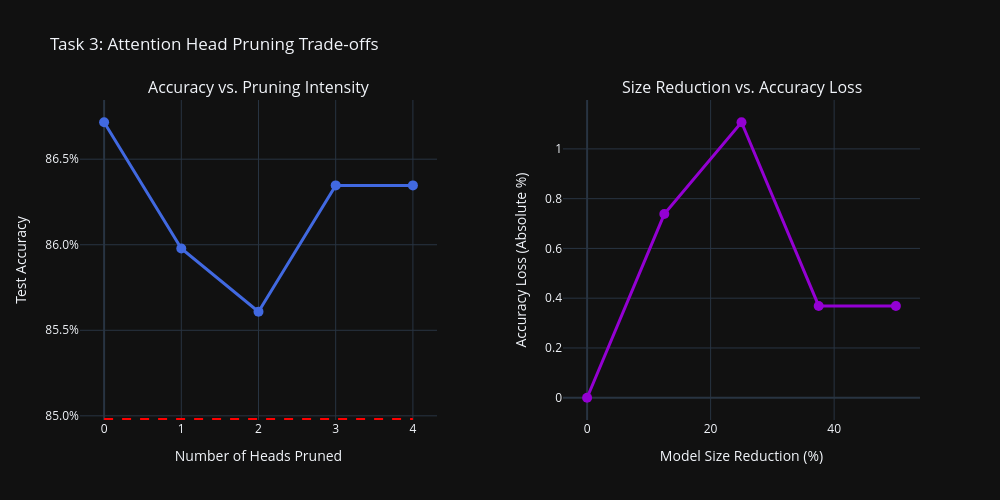

Source (notebook cell):
### Markdown cell above
### Step 5: Visualizing Pruning Trade-offs (Accuracy vs. Size)
The trade-offs of the iterative pruning process were quantified and visualized using Plotly. Dual subplots were generated to map the physical size reduction of the model against the corresponding fluctuations in test accuracy, verifying the overall stability of the compression.

### Code cell
# ==========================================
# TASK 3 - STEP 5 
# ==========================================
import plotly.graph_objects as go
from plotly.subplots import make_subplots
import pandas as pd

# 1. Prepare the data (Same as Matplotlib version)
plot_data = [{'Heads_Pruned': 0, 'Active_Heads': 8, 'Test_Accuracy': baseline_acc, 'Accuracy_Loss': 0}] + pruning_history
df_plot = pd.DataFrame(plot_data)
df_plot['Size_Reduction_Pct'] = (df_plot['Heads_Pruned'] / 8) * 100
df_plot['Accuracy_Loss_Pct'] = df_plot['Accuracy_Loss'] * 100
threshold = baseline_acc * 0.98

# 2. Create Subplots
fig = make_subplots(
    rows=1, cols=2, 
    subplot_titles=("Accuracy vs. Pruning Intensity", "Size Reduction vs. Accuracy Loss"),
    horizontal_spacing=0.15
)

# --- Plot 1: Accuracy vs Number of Pruned Heads ---
fig.add_trace(
    go.Scatter(
        x=df_plot['Heads_Pruned'], y=df_plot['Test_Accuracy'],
        mode='lines+markers', name='Accuracy',
        marker=dict(size=10, color='royalblue'),
        line=dict(width=3),
        hovertemplate='<b>Heads Pruned:</b> %{x}<br><b>Accuracy:</b> %{y:.2%}<extra></extra>'
    ),
    row=1, col=1
)

# Add 98% Threshold Line
fig.add_shape(
    type="line", x0=0, x1=4, y0=threshold, y1=threshold,
    line=dict(color="Red", width=2, dash="dash"),
    row=1, col=1
)

# --- Plot 2: Size Reduction vs Accuracy Loss ---
fig.add_trace(
    go.Scatter(
        x=df_plot['Size_Reduction_Pct'], y=df_plot['Accuracy_Loss_Pct'],
        mode='lines+markers', name='Loss %',
        marker=dict(size=10, color='darkviolet'),
        line=dict(width=3),
        hovertemplate='<b>Size Reduced:</b> %{x}%<br><b>Acc Loss:</b> %{y:.2f}%<extra></extra>'
    ),
    row=1, col=2
)

# 3. Update Layout & Axes
fig.update_layout(
    title_text="Task 3: Attention Head Pruning Trade-offs",
    template="plotly_dark",
    showlegend=False,
    height=500,
    width=1000
)

fig.update_xaxes(title_text="Number of Heads Pruned", tickvals=[0,1,2,3,4], row=1, col=1)
fig.update_yaxes(title_text="Test Accuracy", tickformat=".1%", row=1, col=1)

fig.update_xaxes(title_text="Model Size Reduction (%)", row=1, col=2)
fig.update_yaxes(title_text="Accuracy Loss (Absolute %)", row=1, col=2)

fig.show()

### Figure 1 — Plotly figure (JSON) as saved in the notebook; plotly's stock layout.template omitted (floating-point values rounded to 4 significant figures)
{"data": [{"hovertemplate": "<b>Heads Pruned:</b> %{x}<br><b>Accuracy:</b> %{y:.2%}<extra></extra>", "line": {"width": 3}, "marker": {"color": "royalblue", "size": 10}, "mode": "lines+markers", "name": "Accuracy", "type": "scatter", "x": [0, 1, 2, 3, 4], "xaxis": "x", "y": [0.8672, 0.8598, 0.8561, 0.8635, 0.8635], "yaxis": "y"}, {"hovertemplate": "<b>Size Reduced:</b> %{x}%<br><b>Acc Loss:</b> %{y:.2f}%<extra></extra>", "line": {"width": 3}, "marker": {"color": "darkviolet", "size": 10}, "mode": "lines+markers", "name": "Loss %", "type": "scatter", "x": [0.0, 12.5, 25.0, 37.5, 50.0], "xaxis": "x2", "y": [0.0, 0.738, 1.107, 0.369, 0.369], "yaxis": "y2"}], "layout": {"annotations": [{"font": {"size": 16}, "showarrow": false, "text": "Accuracy vs. Pruning Intensity", "x": 0.2125, "xanchor": "center", "xref": "paper", "y": 1, "yanchor": "bottom", "yref": "paper"}, {"font": {"size": 16}, "showarrow": false, "text": "Size Reduction vs. Accuracy Loss", "x": 0.7875, "xanchor": "center", "xref": "paper", "y": 1, "yanchor": "bottom", "yref": "paper"}], "height": 500, "shapes": [{"line": {"color": "Red", "dash": "dash", "width": 2}, "type": "line", "x0": 0, "x1": 4, "xref": "x", "y0": 0.8498, "y1": 0.8498, "yref": "y"}], "showlegend": false, "title": {"text": "Task 3: Attention Head Pruning Trade-offs"}, "width": 1000, "xaxis": {"anchor": "y", "domain": [0, 0.425], "tickvals": [0, 1, 2, 3, 4], "title": {"text": "Number of Heads Pruned"}}, "xaxis2": {"anchor": "y2", "domain": [0.575, 1], "title": {"text": "Model Size Reduction (%)"}}, "yaxis": {"anchor": "x", "domain": [0, 1], "tickformat": ".1%", "title": {"text": "Test Accuracy"}}, "yaxis2": {"anchor": "x2", "domain": [0, 1], "title": {"text": "Accuracy Loss (Absolute %)"}}}}
